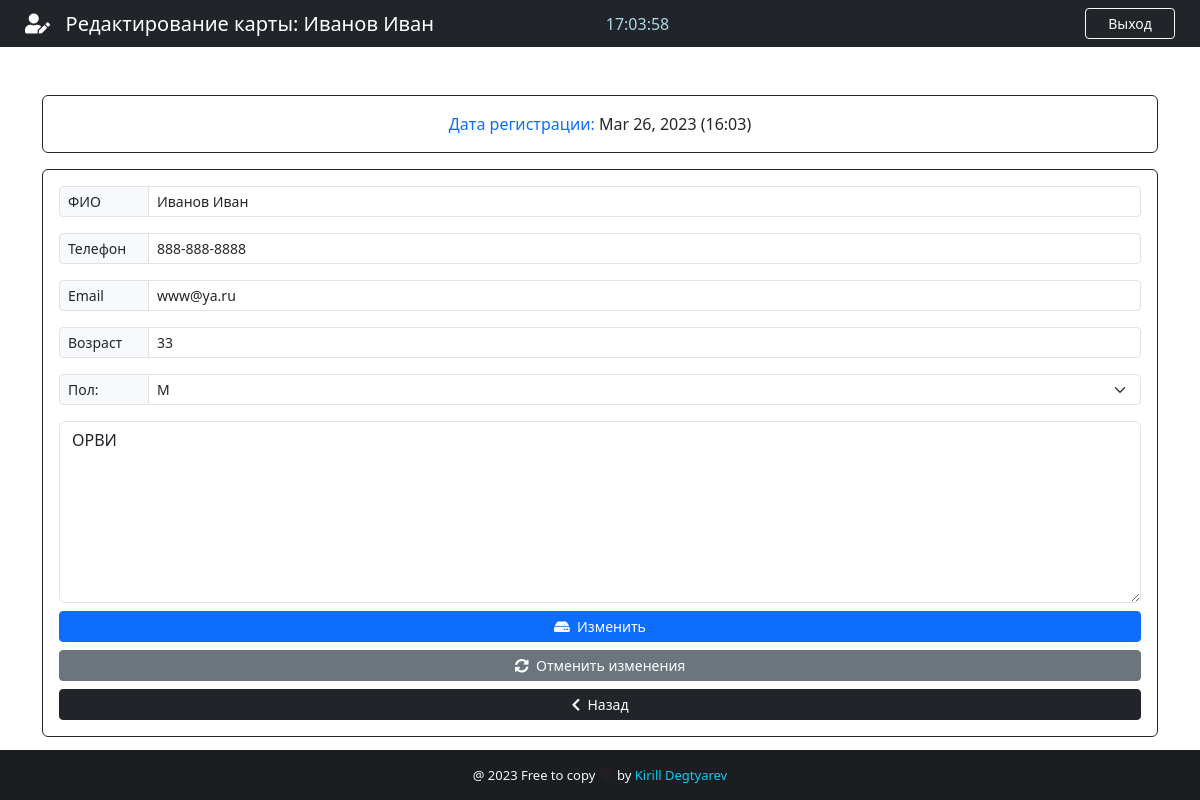
Page /patient/13 (signed in) on the committed database.
### App/models.py (models this page shows, shortened)
class Patient(models.Model):
    GENDER = (
        ('М', 'М'),
        ('Ж', 'Ж'),
    )
    id = models.IntegerField(primary_key=True)
    name = models.CharField(max_length=50)
    phone = models.CharField(max_length=20)
    email = models.CharField(max_length=40)
    age = models.CharField(max_length=3)
    gender = models.CharField(max_length=1, null=True, choices=GENDER)
    note = models.TextField(blank=True )
    created_at = models.DateTimeField(auto_now_add=True)

### App/views.py (the view)
# urls.py: path('patient/<str:patient_id>', views.patient, name='patient'),
@cache_control(no_cache = True, must_validate = True, no_store = True)
@login_required(login_url="login")
def patient(request, patient_id):
    patient = Patient.objects.get(id = patient_id)
    if patient !=None:
        return render(request, "edit.html", {'patient': patient})

### App/templates/edit.html (shortened to what this page needs)
{% extends 'add.html' %}
{% block nav-content %}
    <i class="fas fa-user-edit"></i>&nbsp; &nbsp;Редактирование карты: {{ patient.name }}
{% endblock nav-content %}
{% block Action %} action="/edit_patient/" {% endblock Action %}
{% block card_title %}Дата регистрации: <span class="text-dark">{{ patient.created_at|date:"M d, Y (H:i)" }}</span>{% endblock card_title %}
{% block Value-name %} value = "{{ patient.name }}" {% endblock Value-name %}
{% block Value-phone %} value = "{{ patient.phone }}" {% endblock Value-phone %}
{% block Value-email %} value = "{{ patient.email }}" {% endblock Value-email %}
{% block Value-age %} value = "{{ patient.age }}" {% endblock Value-age %}
{% block option %}
    <option style="background-color: #d3d3d3; color: #007bff;"> {{ patient.gender }} </option>
{% endblock option %}
{% block note %}{{ patient.note }}{% endblock note %}
{% block btn-add %}
<i class="fas fa-hdd"></i>&nbsp;&nbsp;Изменить
{% endblock btn-add %}
{% block reset_btn %}
    <button type="reset" class="btn btn-secondary btn-sm"><i class="fas fa-sync-alt"></i>&nbsp;&nbsp;Отменить изменения</button>
{% endblock reset_btn %}

### App/templates/add.html (shortened to what this page needs)
{% extends 'base.html' %}
{% block time %}
    <div class="col-sm" style="text-align: center">
        <div >
            <span id="clock" style="color: lightblue;"></span>
        </div >
    </div>
{% endblock time %}
{% block btn-nav %}
    <a href="{% url 'logout' %}" class="btn btn-outline-danger btn-sm border-light text-light"
       data-bs-toggle="modal" data-bs-target="#logoutModal" id="btn-nav">Выход</a>
{% endblock btn-nav %}
{% block content %}
    <div class="container">
        <div class="row">
            <div class="col-lg-12">
                <div class="card card-body border-dark text-primary mt-5">
                <span class="text-center">
                    {% block card_title %}Заполните форму ниже{% endblock card_title %}
                </span>
                </div>
                <form {% block Action %} action="/add_patient/" {% endblock Action %} method="POST" autocomplete="off" class="card p-3 border-dark mt-3">
                    <div class="input-group input-group-sm mb-3">
                        <span class="input-group-text side-label" >ФИО</span>
                        <input type="text" class="form-control side-label"  maxlength="40"
                               id="name" name="name" placeholder="Фамилия, имя и отчество:"
                                {% block Value-name %} {% endblock Value-name %}>
                    </div>
                    <div class="input-group input-group-sm mb-3">
                        <span class="input-group-text side-label">Телефон</span>
                        <input type="text" class="form-control" id="phone" name="phone" placeholder="В формате 999-001-0001" maxlength="15"
                                {% block Value-phone %} {% endblock Value-phone %}>
                    </div>
                    <div class="input-group input-group-sm mb-3">
                        <span class="input-group-text side-label" >Email</span>
                        <input type="text" class="form-control" id="email"
                               maxlength="40" name="email" placeholder="Электронная почта:"
                                {% block Value-email %} {% endblock Value-email %}>
                    </div>
                    <div class="input-group input-group-sm mb-3">
                        <span class="input-group-text side-label">Возраст</span>
                        <input type="text" class="form-control" id="age" name="age" placeholder="Возраст:" maxlength="3"
                             {% block Value-age %} {% endblock Value-age %}>
                    </div>
                    <div class="input-group input-group-sm mb-3">
                        <label class="input-group-text side-label" >Пол:</label>
                        <select class="form-select" name="gender" id="gender">
                            {% block option %}{% endblock option %}>
                        </select>
                    </div>
                    <div class="form-group">
                        <textarea class="form-control" name="note" rows="7" placeholder="Требуется описание...">{% block note %}{% endblock note %}</textarea>
                    </div>
                    <div class="d-grid gap-2 mt-2">
                        <button type="submit" class="btn btn-primary btn-sm" id="btn-add">
                            {% block btn-add %}{% endblock btn-add %}
                        </button>
                    {% block reset_btn %}{% endblock reset_btn %}
                        <a href="{% url 'backend' %}" class="btn btn-dark btn-sm">
                            <i class="fas fa-chevron-left"></i>&nbsp;&nbsp;Назад
                        </a>
                    </div>
                </form>
            </div>
        </div>
    </div>
{% endblock content %}

### App/static/css/style.css (style rules this page uses)
html,body { height: 100%; margin: 0; max-width: 100%; overflow: hidden; }
#btn-nav { width: 90px; float: right; margin-right: 25px; }
.side-label { width: 90px; }

### rows in the picture
Patient: name "Иванов Иван", created_at "Mar 26, 2023 (16:03)", phone "888-888-8888", email "www@ya.ru", age "33", gender "М", note "ОРВИ"
